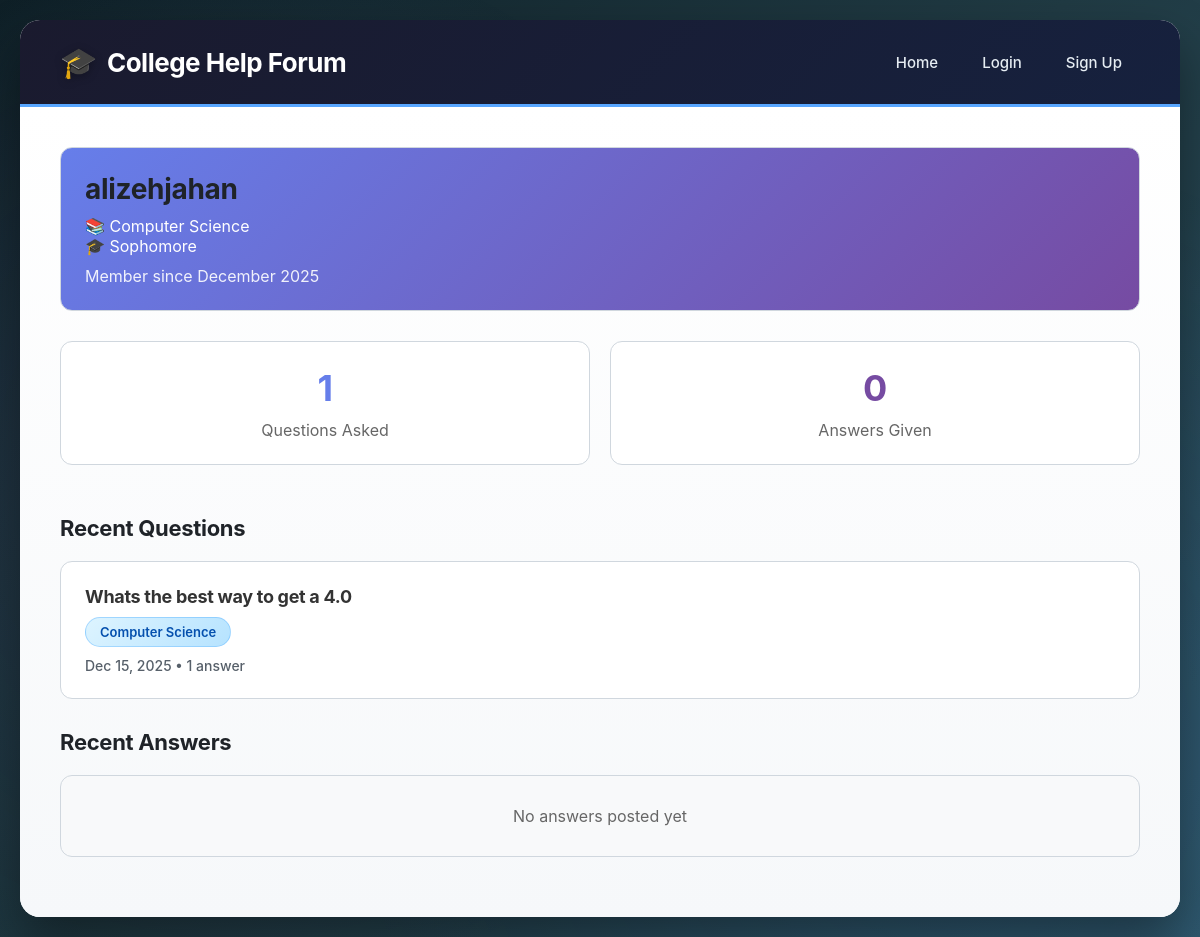
The app's page /profile/alizehjahan, older data.
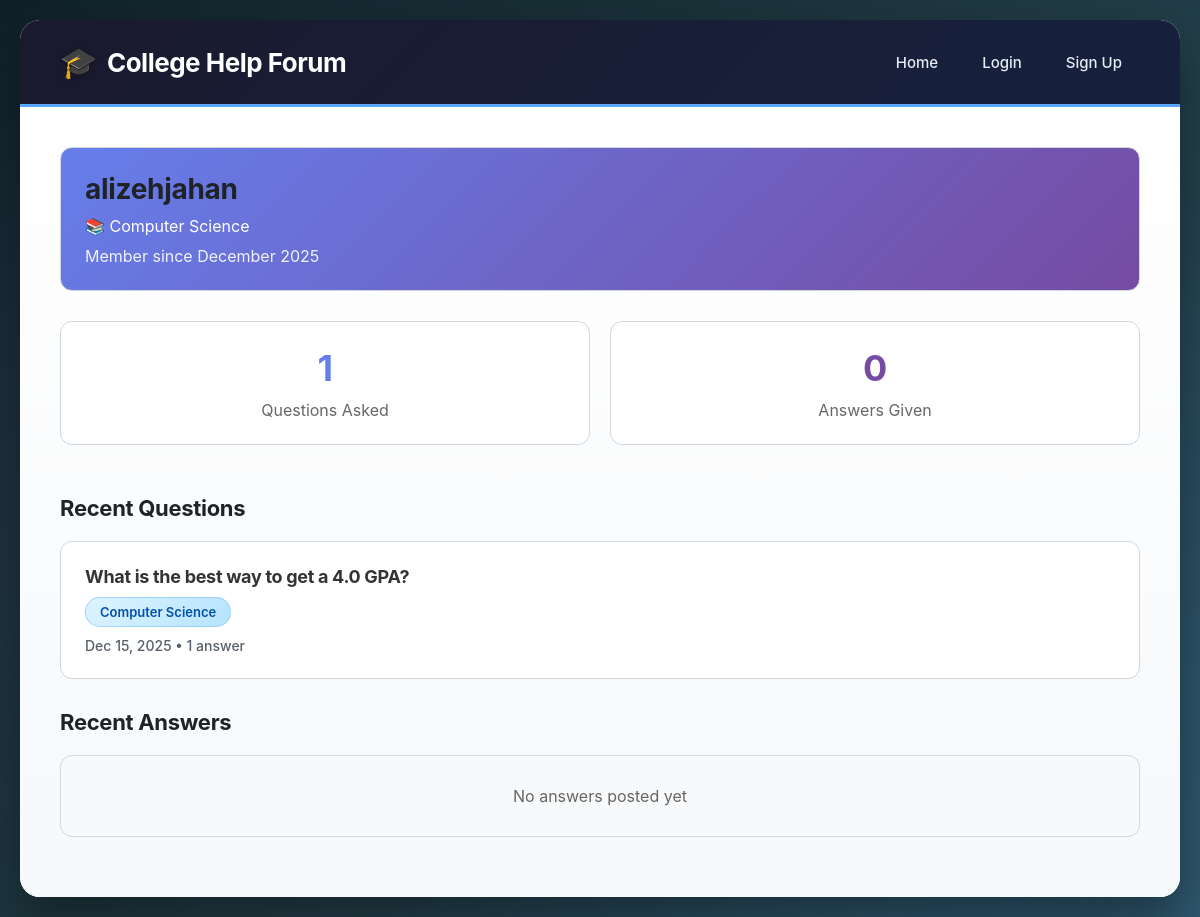
The same page, newer data.
### app.py (models this page shows)
class User(db.Model):
    id = db.Column(db.Integer, primary_key=True)
    username = db.Column(db.String(80), unique=True, nullable=False)
    password_hash = db.Column(db.String(200), nullable=False)
    major = db.Column(db.String(100))
    year = db.Column(db.String(20))
    created_at = db.Column(db.DateTime, default=datetime.utcnow)
    questions = db.relationship('Question', backref='author', lazy=True)
    answers = db.relationship('Answer', backref='author', lazy=True)

class Question(db.Model):
    id = db.Column(db.Integer, primary_key=True)
    title = db.Column(db.String(200), nullable=False)
    content = db.Column(db.Text, nullable=False)
    created_at = db.Column(db.DateTime, default=datetime.utcnow)
    user_id = db.Column(db.Integer, db.ForeignKey('user.id'), nullable=False)
    topic_id = db.Column(db.Integer, db.ForeignKey('topic.id'), nullable=False)
    answers = db.relationship('Answer', backref='question', lazy=True, cascade='all, delete-orphan')

class Topic(db.Model):
    id = db.Column(db.Integer, primary_key=True)
    name = db.Column(db.String(50), unique=True, nullable=False)
    description = db.Column(db.String(200))
    questions = db.relationship('Question', backref='topic', lazy=True)

### app.py (the view)
@app.route('/profile/<username>')
def profile(username):
    user = User.query.filter_by(username=username).first_or_404()
    questions = Question.query.filter_by(user_id=user.id).order_by(Question.created_at.desc()).all()
    answers = Answer.query.filter_by(user_id=user.id).order_by(Answer.created_at.desc()).all()
    return render_template('profile.html', user=user, questions=questions, answers=answers)

### templates/profile.html (shortened to what this page needs)
{% extends "base.html" %}
{% block content %}
<div class="card" style="background: linear-gradient(135deg, #667eea 0%, #764ba2 100%); color: white;">
    <h2 style="margin-bottom: 10px;">{{ user.username }}</h2>
    {% if user.major %}
        <p>📚 {{ user.major }}</p>
    {% endif %}
    {% if user.year %}
        <p>🎓 {{ user.year }}</p>
    {% endif %}
    <p style="margin-top: 10px; opacity: 0.9;">Member since {{ user.created_at.strftime('%B %Y') }}</p>
</div>
<div style="display: grid; grid-template-columns: 1fr 1fr; gap: 20px; margin-top: 30px;">
    <div class="card" style="text-align: center;">
        <h3 style="color: #667eea; font-size: 36px;">{{ questions|length }}</h3>
        <p style="color: #666;">Questions Asked</p>
    </div>
    <div class="card" style="text-align: center;">
        <h3 style="color: #764ba2; font-size: 36px;">{{ answers|length }}</h3>
        <p style="color: #666;">Answers Given</p>
    </div>
</div>
<h3 style="margin: 30px 0 20px 0;">Recent Questions</h3>
{% if questions %}
    {% for question in questions[:5] %}
        <div class="card">
            <h4 style="margin-bottom: 10px;">
                <a href="{{ url_for('view_question', question_id=question.id) }}" style="color: #333; text-decoration: none;">
                    {{ question.title }}
                </a>
            </h4>
            <span class="topic-badge">{{ question.topic.name }}</span>
            <div class="user-info" style="margin-top: 10px;">
                {{ question.created_at.strftime('%b %d, %Y') }} • {{ question.answers|length }} answer{% if question.answers|length != 1 %}s{% endif %}
            </div>
        </div>
    {% endfor %}
{% else %}
    <div class="card" style="text-align: center; padding: 30px; background: #f8f9fa;">
        <p style="color: #666;">No questions posted yet</p>
    </div>
{% endif %}
<h3 style="margin: 30px 0 20px 0;">Recent Answers</h3>
{% if answers %}
    {% for answer in answers[:5] %}
        <div class="card">
            <p style="color: #666; margin-bottom: 10px;">
                Answered: <a href="{{ url_for('view_question', question_id=answer.question.id) }}" style="color: #667eea;">{{ answer.question.title }}</a>
            </p>
            <p style="color: #333;">{{ answer.content[:150] }}{% if answer.content|length > 150 %}...{% endif %}</p>
            <div style="margin-top: 10px; color: #666; font-size: 14px;">
                ⬆ {{ answer.upvotes }} | ⬇ {{ answer.downvotes }} • {{ answer.created_at.strftime('%b %d, %Y') }}
            </div>
        </div>
    {% endfor %}
{% else %}
    <div class="card" style="text-align: center; padding: 30px; background: #f8f9fa;">
        <p style="color: #666;">No answers posted yet</p>
    </div>
{% endif %}
{% endblock %}

Row changes from the older to the newer data that the page shows:
changed User "alizehjahan": year "Sophomore" → (not shown)
changed Question "Computer Science": title "Whats the best way to get a 4.0" → "What is the best way to get a 4.0 GPA?"
